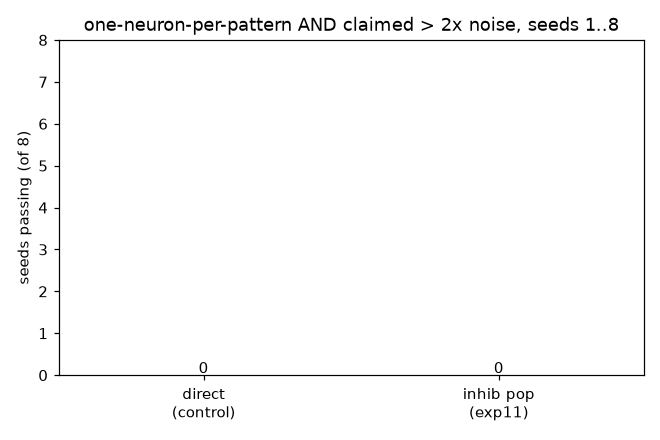

This chart was generated by the following Python code:
"""Experiment 11: does a DEDICATED INHIBITORY POPULATION (Diehl & Cook 2015) push the (b) near-miss past 2x?

WHY THIS, AND WHY IT IS A TEST OF THE exp5-10 DIAGNOSIS, NOT A NEW GUESS. exp5->10 left one thing standing: on the
corrected apparatus the normalise control reaches (a) every seed but stalls at a pattern/noise weight ratio of
~1.9x -- just under the 2x bar (b) -- on all eight seeds. The synthesis diagnosed the cause: with only K=3 output
neurons inhibiting each other DIRECTLY, winner-take-all is blunt, so the winning neuron still fires on some
chance noise coincidences; those spikes potentiate noise synapses (spurious LTP) and hold the ratio near 1.9x.
That diagnosis makes a falsifiable prediction: SHARPEN the competition and the spurious noise LTP should fall and
the ratio should rise. Diehl & Cook (2015, "Unsupervised learning of digit recognition using STDP") sharpen it with
a dedicated inhibitory population instead of direct lateral synapses: each excitatory neuron drives ONE inhibitory
neuron, which inhibits every OTHER excitatory neuron. That is the standard architecture, and it is the clean way to
test the diagnosis -- if the diagnosis is right, routing inhibition through the population clears 2x on more seeds;
if it does not, the diagnosis is wrong and the ratio ceiling is something else.

THE ONE CHANGE (treatment vs control): how lateral inhibition is wired. Everything else -- STDP, adaptive threshold,
weight-total normalisation, the eight seeds, the (a AND b) bar -- is exactly the exp7 control.
  control   ("direct"):    out->out inhibitory synapses, i!=j, v_post -= 6 mV  (exp5-7's wiring).
  treatment ("inhib_pop"): a K-neuron inhibitory group; out->inh one-to-one (i==j, +10 mV so one exc spike fires its
                           paired inh), inh->out all-but-self (i!=j, v_post -= 6 mV). The 6 mV inhibition strength is
                           IDENTICAL to the control, so the ONLY difference is the routing (direct vs via a
                           dedicated population) -- not the amount of inhibition.
Params fixed BEFORE the run, with reasons, not tuned: inh tau 5 ms (inhibition is prompt), inh threshold 2 mV with
exc->inh weight 10 mV (one exc spike reliably crosses it), inh->out 6 mV (matches the control exactly).

PASS BAR per run -- UNCHANGED from exp5-10: (a) each pattern claimed by a DIFFERENT output neuron; (b) each neuron's
mean weight on its claimed group > 2x its mean weight on the noise-only inputs.
KEEP RULE -- fixed before the run: the inhibitory population is kept as an improvement IFF it passes (a AND b) on
STRICTLY MORE of the eight seeds than the direct control. A tie or worse is not kept. Recorded as is either way.
Run:  .venv\\Scripts\\python.exe exp11_inhib_pop.py      Out: exp11_inhib_pop.png
"""
import matplotlib
matplotlib.use("Agg")
import matplotlib.pyplot as plt
import numpy as np
from brian2 import (network_operation, Hz, Network, NeuronGroup, PoissonGroup, SpikeGeneratorGroup, SpikeMonitor,
                    Synapses, ms, mV, prefs, second, seed as br_seed, start_scope)

prefs.codegen.target = "numpy"
N, K, DUR = 100, 3, 120 * second
GROUPS = [range(0, 20), range(20, 40), range(40, 60)]
SEEDS = list(range(1, 9))
WMAX = 2.0


def run_once(s, arch):
    """One run at seed s. arch in {'direct','inhib_pop'}. Returns (a_and_b, claimer, spikes, ratio)."""
    start_scope()
    br_seed(s)
    rng = np.random.default_rng(s)

    noise = PoissonGroup(N, rates=5 * Hz)
    times, idx = [], []
    for t in np.arange(0.05, float(DUR / second), 0.25):
        g = rng.integers(K)
        for i in GROUPS[g]:
            times.append(t + rng.normal(0, 0.002)); idx.append(i)
    o = np.argsort(times)
    pattern = SpikeGeneratorGroup(N, np.array(idx)[o], np.array(times)[o] * second)

    out = NeuronGroup(K, """dv/dt = -v / (10*ms) : volt
                            dtheta/dt = -theta / (2000*ms) : volt""",
                      threshold="v > 5*mV + theta", reset="v = 0*mV; theta += 1*mV", method="exact")

    if arch == "direct":                                  # control: direct lateral inhibition (exp5-7)
        inhib = Synapses(out, out, on_pre="v_post = clip(v_post - 6*mV, -6*mV, 100*mV)")
        inhib.connect(condition="i != j")
        inh_objs = [inhib]
    else:                                                 # treatment: dedicated inhibitory population (Diehl & Cook)
        inh = NeuronGroup(K, "dv/dt = -v / (5*ms) : volt", threshold="v > 2*mV", reset="v = 0*mV", method="exact")
        e2i = Synapses(out, inh, on_pre="v_post += 10*mV")           # each exc neuron drives its OWN inh neuron
        e2i.connect(condition="i == j")
        i2e = Synapses(inh, out, on_pre="v_post = clip(v_post - 6*mV, -6*mV, 100*mV)")   # inh inhibits the OTHERS
        i2e.connect(condition="i != j")
        inh_objs = [inh, e2i, i2e]

    taupre = taupost = 20 * ms
    wmax, Apre = 2.0, 0.01
    Apost = -Apre * 1.05
    stdp = """w : 1
              dapre/dt = -apre / taupre : 1 (event-driven)
              dapost/dt = -apost / taupost : 1 (event-driven)"""
    on_pre = "v_post += w * mV\napre += Apre\nw = clip(w + apost, 0, wmax)"
    on_post = "apost += Apost\nw = clip(w + apre, 0, wmax)"
    syns = []
    for src in (noise, pattern):
        syn = Synapses(src, out, stdp, on_pre=on_pre, on_post=on_post)
        syn.connect()
        syn.w = "rand() * 0.6"
        syns.append(syn)

    state = {"targets": None}

    @network_operation(dt=100 * ms)
    def normalise():
        tot = np.zeros(K)
        for syn in syns:
            np.add.at(tot, np.array(syn.j), np.array(syn.w))
        if state["targets"] is None:
            state["targets"] = tot.copy()
            return
        for syn in syns:
            j = np.array(syn.j)
            syn.w = np.array(syn.w) * (state["targets"][j] / np.maximum(tot[j], 1e-9))

    spk = SpikeMonitor(out)
    net = Network(noise, pattern, out, *inh_objs, syns[0], syns[1], spk, normalise)
    net.run(DUR)

    W = np.zeros((K, N))
    for syn in syns:
        W[np.array(syn.j), np.array(syn.i)] += np.array(syn.w)
    mean_on = np.array([[W[k, list(g)].mean() for g in GROUPS] for k in range(K)])
    noise_w = W[:, 60:].mean(1)
    claimer = mean_on.argmax(0)
    a = len(set(claimer.tolist())) == K
    b = all(mean_on[claimer[g], g] > 2 * noise_w[claimer[g]] for g in range(K))
    ratio = float(np.mean([mean_on[claimer[g], g] / max(noise_w[claimer[g]], 1e-9) for g in range(K)]))
    return bool(a and b), claimer.tolist(), [int((np.array(spk.i) == k).sum()) for k in range(K)], round(ratio, 2)


def _driver():
    # SPEEDUP (2026-10-20): the 16 (seed, arch) tasks are independent and fully determined by (seed, arch),
    # so farming them across processes is RESULT-IDENTICAL to the serial run. Backend stays numpy. The serial
    # numpy version is frozen in git at the pre-registration commit; this is a harness change, not a design one.
    # Workers capped (EXP11_WORKERS, default 4) to respect RAM.
    import os
    from multiprocessing import Pool
    tasks = [(s, arch) for s in SEEDS for arch in ("direct", "inhib_pop")]
    nworkers = max(1, int(os.environ.get("EXP11_WORKERS", "4")))
    print("exp11: dedicated inhibitory population vs direct lateral inhibition, seeds %s "
          "(bar+keep rule fixed first; %d parallel workers, numpy backend)\n" % (SEEDS, nworkers))
    with Pool(nworkers) as pool:
        out = pool.starmap(run_once, tasks)
    res = {t: r for t, r in zip(tasks, out)}

    direct_pass, pop_pass = 0, 0
    for s in SEEDS:
        dok, dclaim, dspk, dr = res[(s, "direct")]
        pok, pclaim, pspk, pr = res[(s, "inhib_pop")]
        direct_pass += dok
        pop_pass += pok
        print(f"seed {s}: direct {'PASS' if dok else 'fail'} claim={dclaim} spk={dspk} ratio={dr}  |  "
              f"inhib_pop {'PASS' if pok else 'fail'} claim={pclaim} spk={pspk} ratio={pr}")

    print(f"\ndirect (control) passed {direct_pass}/{len(SEEDS)} ; inhib_pop (treatment) passed {pop_pass}/{len(SEEDS)}")
    print("KEEP RULE: dedicated inhibitory population kept?", "YES" if pop_pass > direct_pass else
          "NO -- not strictly more seeds than the control (recorded as is)")

    fig, ax = plt.subplots(figsize=(6, 4))
    ax.bar(["direct\n(control)", "inhib pop\n(exp11)"], [direct_pass, pop_pass], color=["tab:gray", "tab:purple"])
    ax.set_ylabel("seeds passing (of %d)" % len(SEEDS)); ax.set_ylim(0, len(SEEDS))
    ax.set_title("one-neuron-per-pattern AND claimed > 2x noise, seeds 1..8")
    for i, v in enumerate([direct_pass, pop_pass]):
        ax.text(i, v + 0.05, str(v), ha="center")
    plt.tight_layout(); plt.savefig("exp11_inhib_pop.png", dpi=110)
    print("saved exp11_inhib_pop.png")


if __name__ == "__main__":
    _driver()
